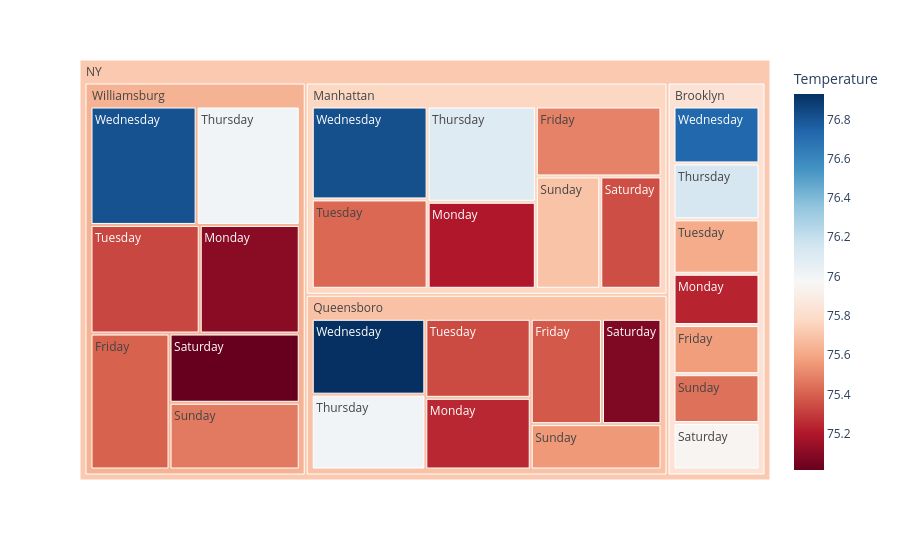

Notebook cell for this chart:
### Code cell
# Visualize the hierarchical DataFrame as a tree map. Use color to indicate the average daily high temperature

fig = px.treemap(df, # Define the dataset for creating the tree map.
                 path=[px.Constant('NY'),'Bridge', 'Day'], # The path shows the hierarchy. px.Constant("NY") adds a dummy root level with the same value, 'NY'.
                 values='Count', # Set the size of each leaf.
                 color='Temperature',# Set the color of each leaf.
                 color_continuous_scale='RdBu' # Set the color scale.
                )

fig.show()

### Figure 1 — Plotly figure (JSON) as saved in the notebook; plotly's stock layout.template omitted (floating-point values rounded to 4 significant figures)
{"data": [{"branchvalues": "total", "customdata": [[75.95], [75.45], [75.24], [75.61], [76.73], [76.14], [75.57], [75.35], [75.69], [75.2], [75.42], [76.82], [76.1], [75.49], [75.02], [75.47], [75.1], [75.33], [76.81], [76.0], [75.41], [75.08], [75.56], [75.25], [75.34], [76.93], [76.0], [75.38], [75.83], [75.77], [75.64], [75.69], [75.72]], "domain": {"x": [0, 1], "y": [0, 1]}, "hovertemplate": "labels=%{label}<br>Count=%{value}<br>parent=%{parent}<br>id=%{id}<br>Temperature=%{color}<extra></extra>", "ids": ["NY/Brooklyn/Saturday", "NY/Brooklyn/Sunday", "NY/Brooklyn/Monday", "NY/Brooklyn/Tuesday", "NY/Brooklyn/Wednesday", "NY/Brooklyn/Thursday", "NY/Brooklyn/Friday", "NY/Manhattan/Saturday", "NY/Manhattan/Sunday", "NY/Manhattan/Monday", "NY/Manhattan/Tuesday", "NY/Manhattan/Wednesday", "NY/Manhattan/Thursday", "NY/Manhattan/Friday", "NY/Williamsburg/Saturday", "NY/Williamsburg/Sunday", "NY/Williamsburg/Monday", "NY/Williamsburg/Tuesday", "NY/Williamsburg/Wednesday", "NY/Williamsburg/Thursday", "NY/Williamsburg/Friday", "NY/Queensboro/Saturday", "NY/Queensboro/Sunday", "NY/Queensboro/Monday", "NY/Queensboro/Tuesday", "NY/Queensboro/Wednesday", "NY/Queensboro/Thursday", "NY/Queensboro/Friday", "NY/Brooklyn", "NY/Manhattan", "NY/Williamsburg", "NY/Queensboro", "NY"], "labels": ["Saturday", "Sunday", "Monday", "Tuesday", "Wednesday", "Thursday", "Friday", "Saturday", "Sunday", "Monday", "Tuesday", "Wednesday", "Thursday", "Friday", "Saturday", "Sunday", "Monday", "Tuesday", "Wednesday", "Thursday", "Friday", "Saturday", "Sunday", "Monday", "Tuesday", "Wednesday", "Thursday", "Friday", "Brooklyn", "Manhattan", "Williamsburg", "Queensboro", "NY"], "marker": {"coloraxis": "coloraxis", "colors": [75.95, 75.45, 75.24, 75.61, 76.73, 76.14, 75.57, 75.35, 75.69, 75.2, 75.42, 76.82, 76.1, 75.49, 75.02, 75.47, 75.1, 75.33, 76.81, 76.0, 75.41, 75.08, 75.56, 75.25, 75.34, 76.93, 76.0, 75.38, 75.83, 75.77, 75.64, 75.69, 75.72]}, "name": "", "parents": ["NY/Brooklyn", "NY/Brooklyn", "NY/Brooklyn", "NY/Brooklyn", "NY/Brooklyn", "NY/Brooklyn", "NY/Brooklyn", "NY/Manhattan", "NY/Manhattan", "NY/Manhattan", "NY/Manhattan", "NY/Manhattan", "NY/Manhattan", "NY/Manhattan", "NY/Williamsburg", "NY/Williamsburg", "NY/Williamsburg", "NY/Williamsburg", "NY/Williamsburg", "NY/Williamsburg", "NY/Williamsburg", "NY/Queensboro", "NY/Queensboro", "NY/Queensboro", "NY/Queensboro", "NY/Queensboro", "NY/Queensboro", "NY/Queensboro", "NY", "NY", "NY", "NY", ""], "type": "treemap", "values": [73400.0, 77150.0, 81070.0, 85970.0, 89950.0, 88330.0, 77660.0, 123500.0, 129900.0, 168900.0, 185800.0, 193200.0, 185000.0, 157700.0, 153700.0, 148100.0, 185200.0, 202300.0, 214300.0, 208200.0, 183200.0, 115900.0, 109600.0, 139500.0, 153900.0, 159300.0, 157000.0, 138600.0, 573500.0, 1144000.0, 1295000.0, 973800.0, 3986000.0]}], "layout": {"coloraxis": {"autocolorscale": false, "colorbar": {"title": {"text": "Temperature"}}, "colorscale": [[0, "rgb(103,0,31)"], [0.1, "rgb(178,24,43)"], [0.2, "rgb(214,96,77)"], [0.3, "rgb(244,165,130)"], [0.4, "rgb(253,219,199)"], [0.5, "rgb(247,247,247)"], [0.6, "rgb(209,229,240)"], [0.7, "rgb(146,197,222)"], [0.8, "rgb(67,147,195)"], [0.9, "rgb(33,102,172)"], [1, "rgb(5,48,97)"]]}, "legend": {"tracegroupgap": 0}, "margin": {"t": 60}}}
